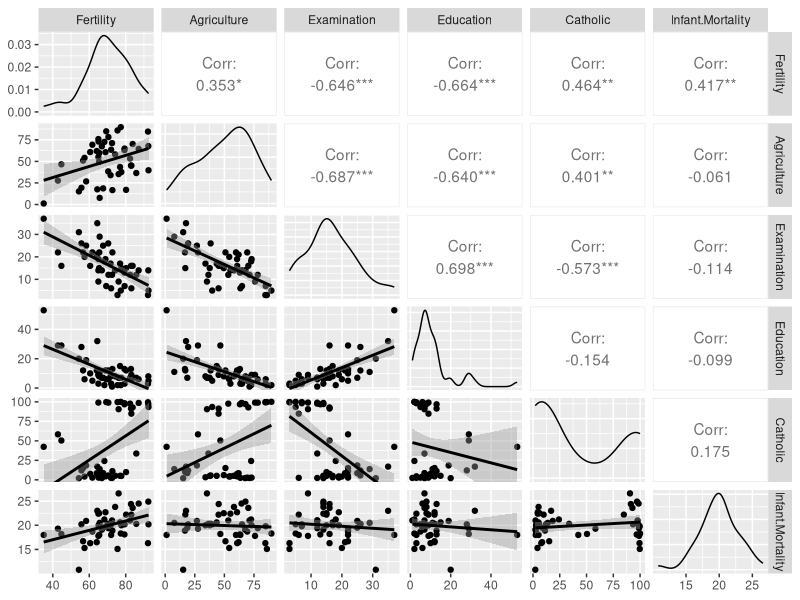
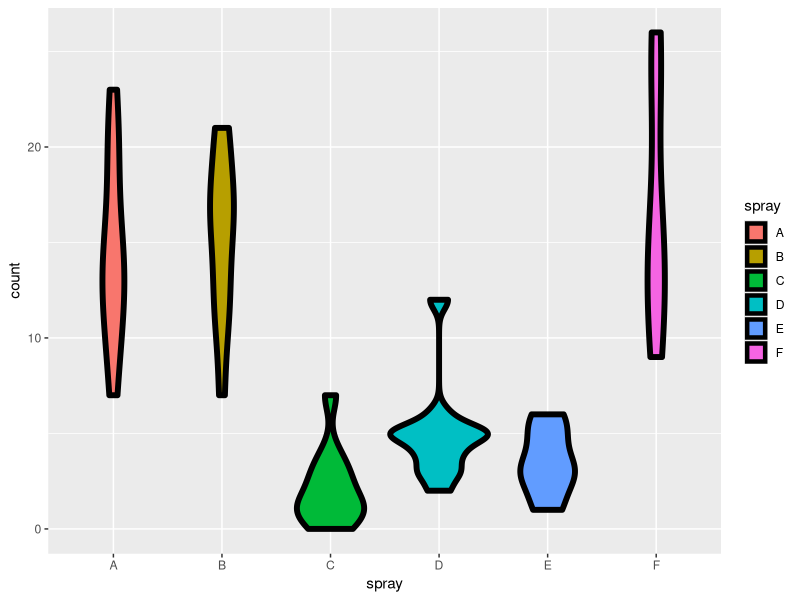
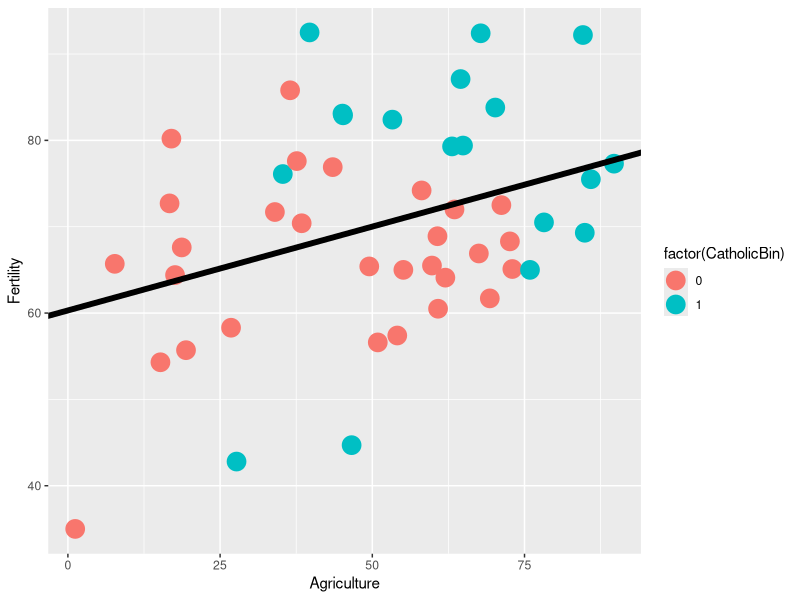
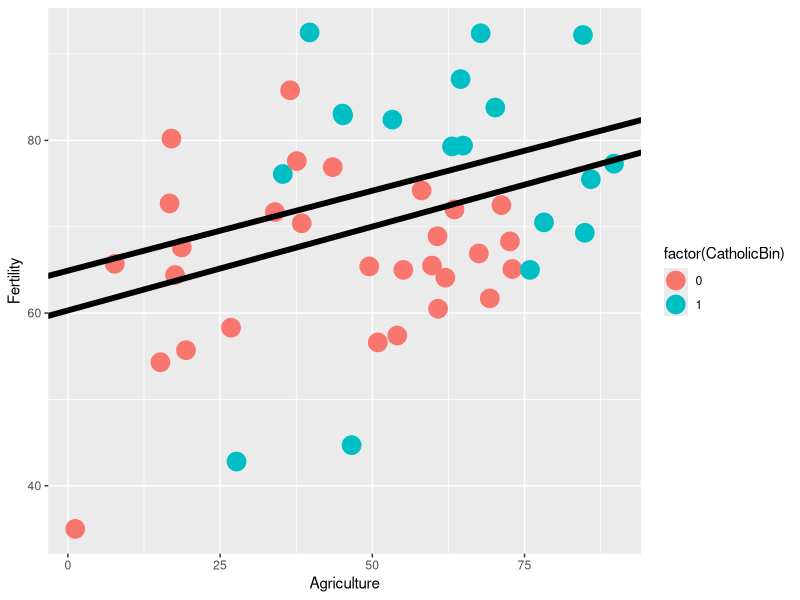
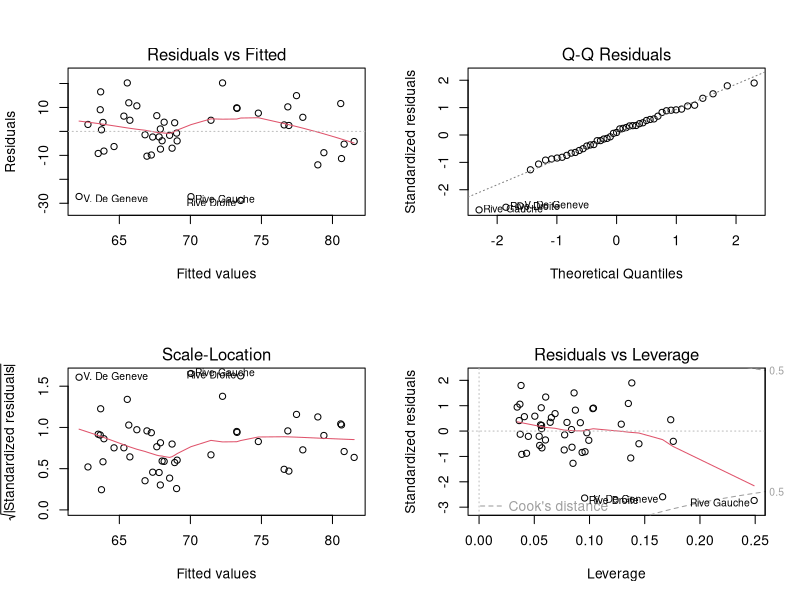
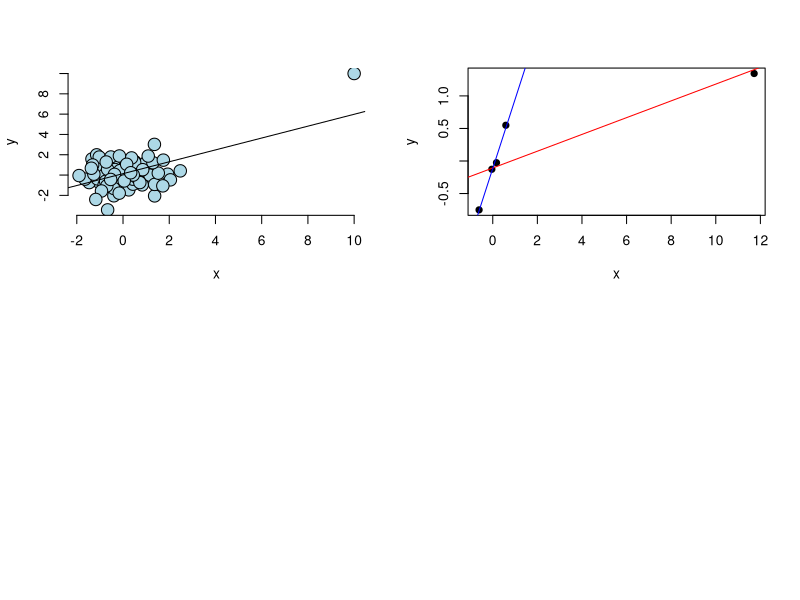

These figures' R source, in order:
#Regression3 
#Multivariable regression
n=100;x=rnorm(n);
x2=rnorm(n);x3=rnorm(n)
y= 1 + x + x2 + x3 + rnorm(n, sd=.1)
ey = resid(lm(y ~ x2+x3))
ex = resid(lm(x ~ x2+x3))
sum(ey*ex)/ sum(ex^2)
coef(lm(ey~ex-1))
coef(lm(y~x+x2+x3))

require(datasets);data(swiss);?swiss
require(GGally);require(ggplot2)
g = ggpairs(swiss, lower = list(continuous="smooth"))
g

summary(lm(Fertility ~. , data = swiss))
summary(lm(Fertility ~. , data = swiss))$coef
#Our models estimates an expected 0.17 decrease in standardized fertility for every 1% increase in percentage of males involved in agriculture in holding the remaining variables constant
summary(lm(Fertility ~ Agriculture , data = swiss))$coef

n <- 100;x2 <- 1:n;x1 <- .01*x2+runif(n,-.1,.1);y=-x1+x2+rnorm(n,sd=.01)
summary(lm(y~x1))$coef
summary(lm(y~x1+x2))$coef



data(InsectSprays);require(stats);require(ggplot2)
g <- ggplot(data=InsectSprays,aes(y=count,x=spray,fill=spray))
g <- g + geom_violin(colour="black",size=2)
g
head(InsectSprays)
summary(lm(count~spray, data=InsectSprays))$coef
summary(lm(count~spray-1, data=InsectSprays))$coef


library(datasets);data(swiss)
head(swiss)
library(dplyr)
swiss = mutate(swiss, CatholicBin = 1 * (Catholic>50))
g <- ggplot(swiss,aes(x=Agriculture, y=Fertility, colour=factor(CatholicBin)))
g <- g + geom_point(size=6)

fit = lm(Fertility~Agriculture, data=swiss)
g <- g + geom_abline(intercept = coef(fit)[1], slope = coef(fit)[2],size=2)
g
summary(fit)$coef

fit = lm(Fertility~Agriculture * factor(CatholicBin), data=swiss)
g <- g + geom_abline(intercept = coef(fit)[1]+coef(fit)[3], slope = coef(fit)[2]+coef(fit)[4],size=2)
g
summary(fit)$coef

#Adjustment
#Residuals
data(swiss);par(mfrow=c(2,2))
fir <- lm(Fertility ~. , data=swiss);plot(fit)

n <- 100; x <- c(10,rnorm(n)); y <- c(10,c(rnorm(n)))
plot(x,y,frame=F, cex=2, pch=21, bg="lightblue", col="black")
abline(lm(y~x))
fit <- lm(y~x)
round(dfbetas(fit)[1:10,2],3)
round(hatvalues(fit)[1:10],3)


#Model Selection
#1.Variance inflation
n <- 100; nosim <- 1000
x1 <- rnorm(n);x2 <- rnorm(n);x3 <- rnorm(n)
x1 <- rnorm(n);x2 <- x1/sqrt(2)+rnorm(n)/sqrt(2);x3 <- x1*0.95+rnorm(n)*sqrt(1-0.95^2)
betas <- sapply(1:nosim, function(i){
    y <- x1 + rnorm(n,sd=.3)
    c(coef(lm(y~x1))[2],
      coef(lm(y~x1+x2))[2],
      coef(lm(y~x1+x2+x3))[2])
})
round(apply(betas,1,sd),5)


fit1 <- lm(Fertility~Agriculture,data=swiss)
fit3 <- update(fit1, Fertility~Agriculture + Examination + Education)
fit5 <- update(fit3, Fertility~Agriculture + Examination + Education + Catholic + Infant.Mortality)
anova(fit1, fit3, fit5)


#quiz
#1
mtcars <- mutate(mtcars, cyl=factor(cyl))
fit1 <- lm(mpg ~ cyl + wt, mtcars)
sf1 <- summary(fit1)$coef
sf1

#2
fit2 <- lm(mpg ~ cyl, mtcars)
sf2 <- summary(fit2)$coef
compare <- data.frame(with_wt=sf1[3],without_wt=sf2[3], row.names = "8-cyl Est.")
compare

#3
library(lmtest)
fit3 <- lm(mpg ~ cyl*wt, mtcars)
test <- lrtest(fit1,fit3)
pval <- test$`Pr(>Chisq)`[2]
test

#4
fit4 <- lm(mpg ~ I(wt * 0.5) + cyl, mtcars)
summary(fit4)$coef
compare <- data.frame(per_half_ton=sf1[4], per_ton=summary(fit4)$coef[2],
                      row.names = "wt coef")
compare

#5
x <- c(0.586, 0.166, -0.042, -0.614, 11.72)
y <- c(0.549, -0.026, -0.127, -0.751, 1.344)

fit5 <- lm(y ~ x)
hatvalues(fit5)
max_hat <- hatvalues(fit5)[which.max(hatvalues(fit5))]
max_hat
plot(x, y, pch=19)
abline(fit5, col="red")
fit6 <- lm(y[-which.max(hatvalues(fit5))] ~ x[-which.max(hatvalues(fit5))])
abline(fit6, col="blue")


#6
x <- c(0.586, 0.166, -0.042, -0.614, 11.72)  
y <- c(0.549, -0.026, -0.127, -0.751, 1.344)

fit5 <- lm(y ~ x)
im <- influence.measures(fit5)$infmat
im
max_beta <- im[which.max(abs(im[,"hat"])),"dfb.x"]
max_beta

#7
x <- c(0.586, 0.166, -0.042, -0.614, 11.72)  
y <- c(0.549, -0.026, -0.127, -0.751, 1.344)
set.seed(4567)
z <- rnorm(5)

fit <- lm(y ~ x)
fitz <- lm(y ~ x + z)

summary(fit)$coef
